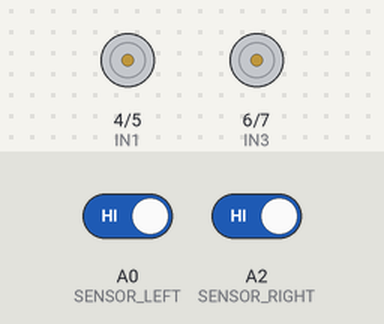
Simulated run of this sketch. Board: Arduino Uno, built with avr-gcc and run on an emulated ATmega328P. On the bench: motor-driver pin pairs drawn as motors (green arrow = first pin HIGH = forward, orange = second pin HIGH = backward, longer = more drive, scaled by the enable pin). The inputs (shaded band) are chosen by the test bench; at power-on: A0 (SENSOR_LEFT) HIGH, A2 (SENSOR_RIGHT) HIGH.

Above: at 1.8 s.
1.9 s: A0 (SENSOR_LEFT) driven LOW
At 2.52 s:
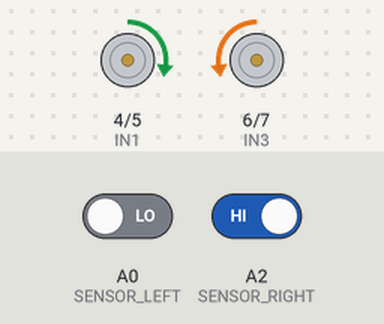
4.9 s: A2 (SENSOR_RIGHT) driven LOW
At 5.48 s:
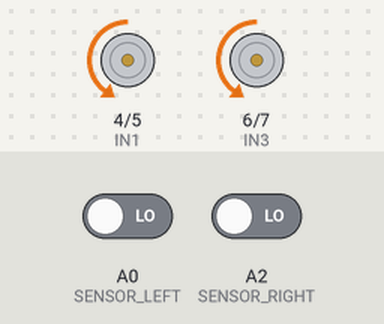
7.9 s: A0 (SENSOR_LEFT) driven HIGH
At 8.44 s:
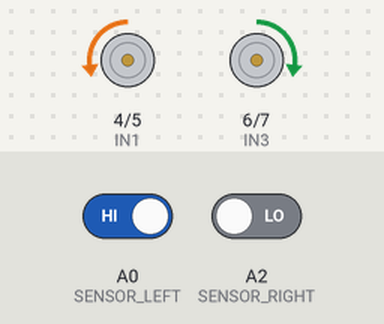
10.9 s: A2 (SENSOR_RIGHT) driven HIGH
At 12.0 s:
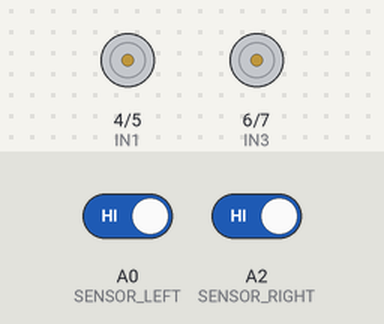
Timing chart, 0 to 13.4 s (numbered marks = the images above; inputs shaded):
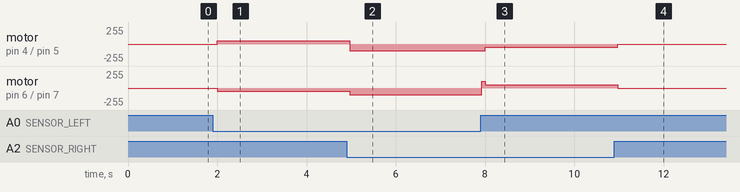

The sketch:

new.ino
```cpp
#include <Arduino.h>

const int SENSOR_LEFT = A0;
const int SENSOR_RIGHT = A2;

const int IN1 = 4;
const int IN2 = 5;
const int IN3 = 6;
const int IN4 = 7;
const int ENA = 9;
const int ENB = 3;
// 馬達速度設定
const int SPEED_FORWARD = 100;   // 直行速度（原150，調低）
const int SPEED_TURN_FAST = 120; // 轉彎外側輪快（原180，調低）
const int SPEED_TURN_SLOW = 50;  // 轉彎內側輪慢（原80，調低）
const int SPEED_STOP = 0;        // 停止

void setup() {
  pinMode(SENSOR_LEFT, INPUT);
  pinMode(SENSOR_RIGHT, INPUT);

  pinMode(IN1, OUTPUT); pinMode(IN2, OUTPUT);
  pinMode(IN3, OUTPUT); pinMode(IN4, OUTPUT);
  pinMode(ENA, OUTPUT); pinMode(ENB, OUTPUT);
}

void loop() {
  int L = digitalRead(SENSOR_LEFT);
  int R = digitalRead(SENSOR_RIGHT);

  if (L == 0 && R == 0) {         // 中線上，直走
    motor(SPEED_FORWARD, SPEED_FORWARD);
    delay(80);
    motor(SPEED_STOP, SPEED_STOP);
  } else if (L == 0 && R == 1) {  // 偏右，原地左轉
    motor(-SPEED_TURN_SLOW, SPEED_TURN_SLOW); // 左輪後退，右輪前進
    delay(80);
    motor(SPEED_STOP, SPEED_STOP);
  } else if (L == 1 && R == 0) {  // 偏左，原地右轉
    motor(SPEED_TURN_SLOW, -SPEED_TURN_SLOW); // 左輪前進，右輪後退
    delay(80);
    motor(SPEED_STOP, SPEED_STOP);
  } else {                        // 離線，停車
    motor(SPEED_STOP, SPEED_STOP);
    delay(500);
  }
}

// 支援正轉與原地急轉（負值為後退）
void motor(int leftSpeed, int rightSpeed) {
  // 左馬達
  if (leftSpeed > 0) {
    analogWrite(ENA, leftSpeed);
    digitalWrite(IN1, LOW); digitalWrite(IN2, HIGH); // 正轉
  } else if (leftSpeed < 0) {
    analogWrite(ENA, -leftSpeed);
    digitalWrite(IN1, HIGH); digitalWrite(IN2, LOW); // 反轉
  } else {
    analogWrite(ENA, 0);
    digitalWrite(IN1, LOW); digitalWrite(IN2, LOW);
  }
  // 右馬達
  if (rightSpeed > 0) {
    analogWrite(ENB, rightSpeed);
    digitalWrite(IN3, LOW); digitalWrite(IN4, HIGH); // 正轉
  } else if (rightSpeed < 0) {
    analogWrite(ENB, -rightSpeed);
    digitalWrite(IN3, HIGH); digitalWrite(IN4, LOW); // 反轉
  } else {
    analogWrite(ENB, 0);
    digitalWrite(IN3, LOW); digitalWrite(IN4, LOW);
  }
}
```

Measured:
- after the input at 1.9 s, motor on pin 4 (IN1) / pin 5 (IN2): stopped → forward 50/255 after 0.10 s; motor on pin 6 (IN3) / pin 7 (IN4): stopped → backward 50/255 after 0.10 s
- after the input at 4.9 s, motor on pin 4 (IN1) / pin 5 (IN2): forward 50/255 → backward 100/255 after 0.06 s; motor on pin 6 (IN3) / pin 7 (IN4): backward 50/255 → backward 100/255 after 0.06 s
- after the input at 7.9 s, motor on pin 4 (IN1) / pin 5 (IN2): backward 100/255 → backward 50/255 after 0.11 s; motor on pin 6 (IN3) / pin 7 (IN4): backward 100/255 → forward 100/255 at once, → forward 50/255 0.08 s later
- after the input at 10.9 s, motor on pin 4 (IN1) / pin 5 (IN2): backward 50/255 → stopped after 0.07 s; motor on pin 6 (IN3) / pin 7 (IN4): forward 50/255 → stopped after 0.07 s
